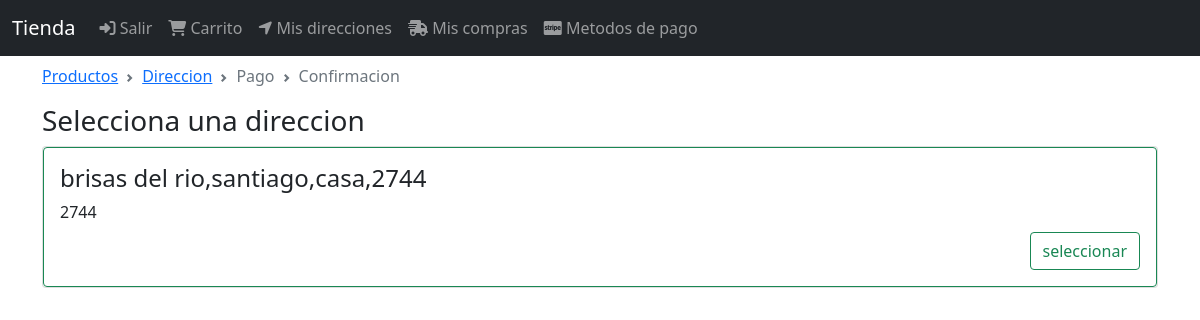
/orden/seleccionar/direccion (signed in), run on the app's committed database.
### DirEnvio/models.py (models this page shows, shortened)
class DireccionEnvio(models.Model):
    user = models.ForeignKey(User,null=False,blank=False, on_delete=models.CASCADE)
    line1= models.CharField(max_length=300)
    line2= models.CharField(max_length=300,blank=True)
    city= models.CharField(max_length=100)
    state= models.CharField(max_length=100)
    country= models.CharField(max_length=50)
    reference= models.CharField(max_length=300)
    postal_code= models.CharField(max_length=10,null=False,blank=False)
    default= models.BooleanField(default=False)
    created_at= models.DateTimeField(auto_now_add=True)
    @property
    def direccion(self):
        return '{},{},{},{}'.format(self.line1,self.city,self.reference,self.postal_code)

### orden/views.py (the view)
# urls.py: path('seleccionar/direccion', views.select_direccion, name='select_direccion'),
@login_required(login_url='login')
def select_direccion(request):
    direccion_envios = request.user.direccionenvio_set.all()
    return render(request,'orden/select_direccion.html',{
        'breadcrumb': funcionbreadcrumb(address=True),
        'direccion_envios': direccion_envios
        })

### orden/utils.py (called while the page is built)
def funcionbreadcrumb(products=True, address=False, payment=False, confirmation=False):
    return [
        {'title':'Productos', 'active':products, 'url':reverse('orden')},
        {'title':'Direccion', 'active':address, 'url':reverse('direccion')},
        {'title':'Pago', 'active':payment, 'url':reverse('orden')},
        {'title':'Confirmacion', 'active':confirmation, 'url':reverse('orden')},
    ]

### orden/templates/orden/select_direccion.html
{% extends "base.html" %}
{% block breadcrumb %}
{% include 'orden/snippets/breadcrumb.html' %}
{% endblock %}
{% block content %}
<div class="col">
    <div class="h3">
        Selecciona una direccion
    </div>
    <div class="mt-2">
        {%for direccion_envio in direccion_envios %}
        <div class="card mb-2">
            <div class="card-body card border-success">
                <h4 class="card-title">{{ direccion_envio.direccion }}</h4>
                <p class="card-title">{{ direccion_envio.postal_code }}</p>
                <div class="d-grid gap-2 d-md-flex justify-content-md-end">
                    <a href="{% url 'check_direccion' direccion_envio.pk%}" class="btn btn-outline-success" style="max-width: 8rem" >seleccionar</a>
                </div>
            </div>
        </div>
        {%endfor%}
    </div>
</div>
{%endblock%}

### data on the page
DireccionEnvio: direccion "brisas del rio,santiago,casa,2744", postal_code "2744"

### other printed values
{{ item.title }} "Productos" "Direccion"
{{ item.title }} "Pago" "Confirmacion"
